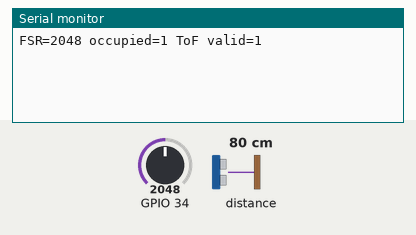
Bench run of a program on a simulated ESP32. On the bench: the last lines printed to the serial monitor. Inputs (shaded band) come from the test bench; at power-on: distance to the obstacle 80 cm, GPIO 34 = 2048 (analog values on the 0–4095 scale). The local clock reads 2024-03-15 10:24:30 at power-on unless the program sets it; no MQTT or app messages arrive unless stated.

Above: at 1.8 s.
1.9 s: distance to the obstacle set to 2 cm
At 2.8 s:
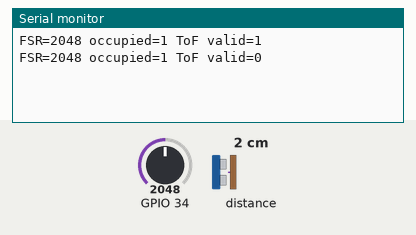
3.4 s: GPIO 34 set to 1960
At 4.7 s:
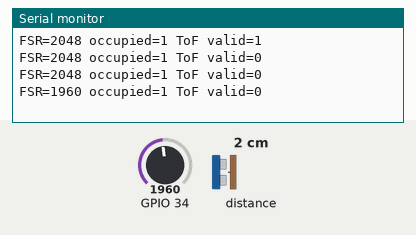
4.9 s: distance to the obstacle set to 4 cm
At 5.5 s:
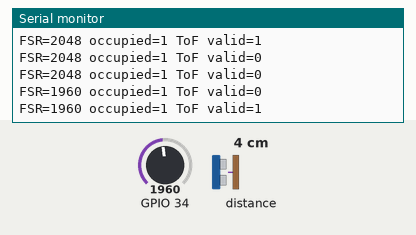
6.4 s: GPIO 34 set to 2040
At 7.9 s:
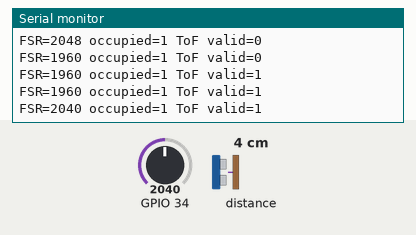
Timing chart, 0 to 8.9 s (numbered marks = the images above; inputs shaded):
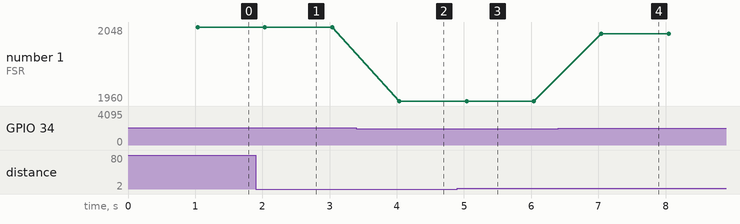

The program:

main.cpp
```cpp
#include <Arduino.h>
#include <WiFi.h>
#include <PubSubClient.h>
#include <ArduinoJson.h>
#include <Wire.h>
#include <Adafruit_VL53L0X.h>
#include "network.h"

DeskNetwork network("nodeA");
Adafruit_VL53L0X tof;
bool tofReady = false;
bool occupied = false;
uint32_t publishedAt = 0;
uint32_t tofRetryAt = 0;

void setup() {
  Serial.begin(115200);
  analogReadResolution(12);
  analogSetPinAttenuation(FSR_PIN, ADC_11db);
  pinMode(FSR_PIN, INPUT);
  Wire.begin(I2C_SDA, I2C_SCL);
  Wire.setTimeOut(100);
  tofReady = tof.begin();
  network.begin();
}

void loop() {
  network.loop();
  const uint32_t now = millis();
  if (!tofReady && now - tofRetryAt >= 10000) {
    tofRetryAt = now;
    tofReady = tof.begin();
  }
  if (now - publishedAt < PUBLISH_INTERVAL_MS) { delay(2); return; }
  publishedAt = now;
  uint32_t sum = 0;
  for (int i = 0; i < 16; ++i) sum += analogRead(FSR_PIN);
  int pressure = sum / 16;
  if (pressure >= FSR_ON_THRESHOLD) occupied = true;
  if (pressure <= FSR_OFF_THRESHOLD) occupied = false;
  JsonDocument doc;
  doc["seat_pressure"] = pressure;
  doc["seat_occupied"] = occupied;
  doc["distance_cm"] = nullptr;
  bool valid = false;
  if (tofReady) {
    VL53L0X_RangingMeasurementData_t reading;
    tof.rangingTest(&reading, false);
    valid = reading.RangeStatus == 0 && reading.RangeMilliMeter >= 30 && reading.RangeMilliMeter <= 2000;
    if (valid) doc["distance_cm"] = reading.RangeMilliMeter / 10.0;
    doc["tof_status"] = reading.RangeStatus;
    if (reading.RangeStatus == 255) tofReady = false;
  }
  doc["distance_valid"] = valid;
  network.publish("focusguard/nodeA/user", doc);
  Serial.printf("FSR=%d occupied=%d ToF valid=%d\n", pressure, occupied, valid);
}
```

Measured:
- after the input at 1.9 s, the serial monitor: prints a new line after 0.14 s (image 1)
- after the input at 3.4 s, the serial monitor: prints a new line after 0.64 s (image 2)
- after the input at 4.9 s, the serial monitor: prints a new line after 0.14 s (image 3)
- after the input at 6.4 s, the serial monitor: prints a new line after 0.64 s (image 4)
- plotted number 1: 2048 → 1960 after the input at 3.4 s, 1960 → 2040 after the input at 6.4 s
